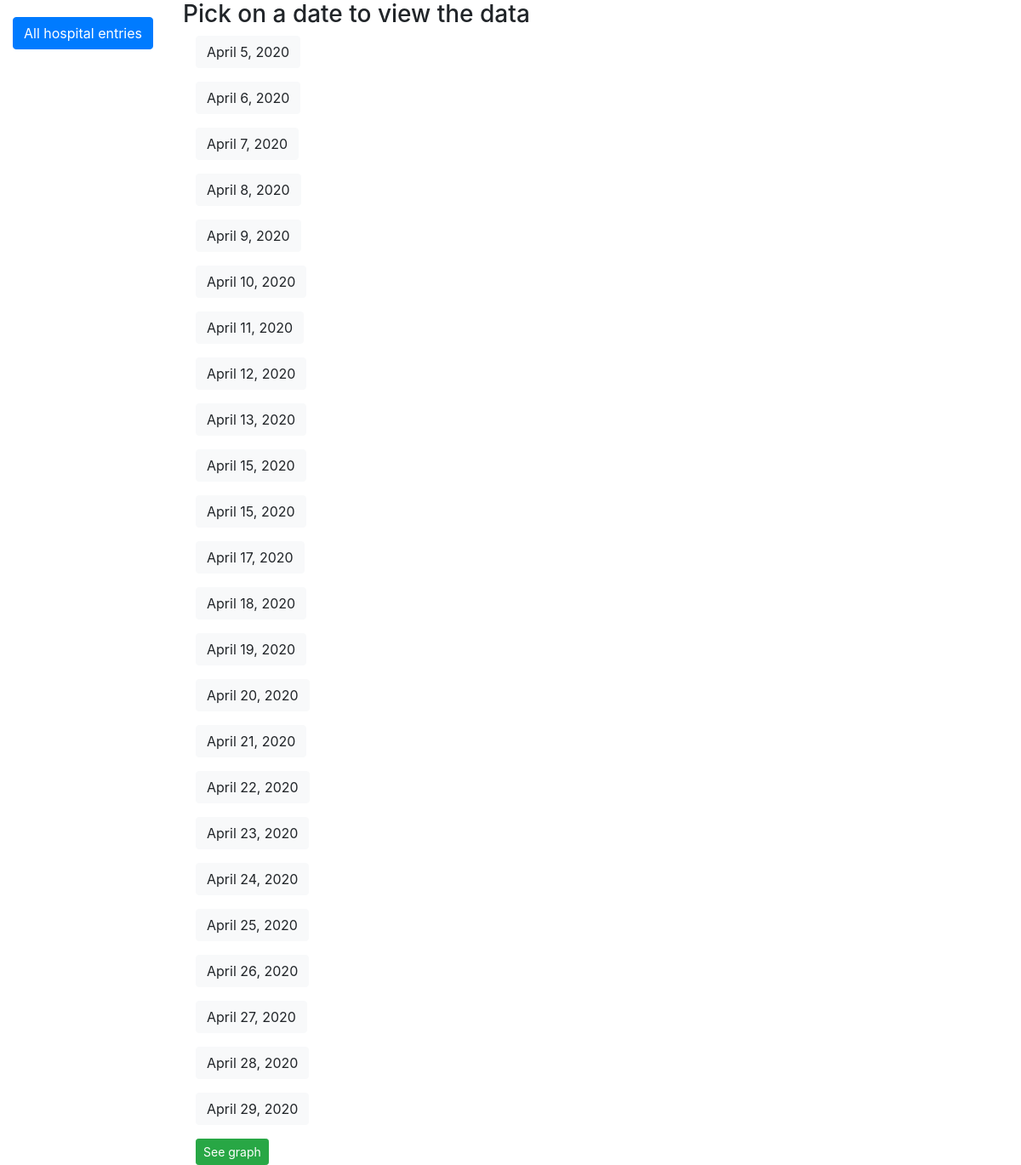
The page /covidapp/hospitals/ on the database as committed earlier.
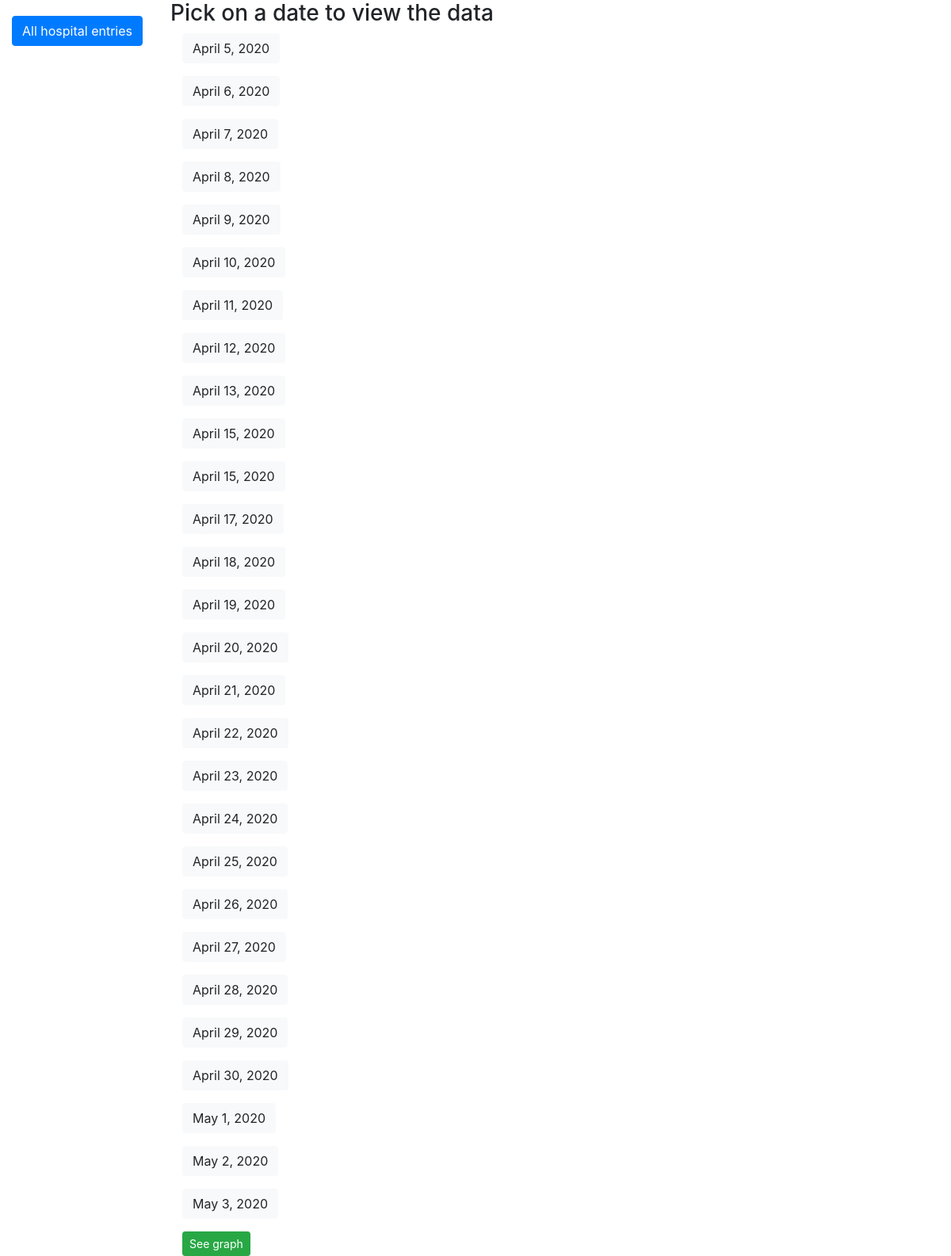
The same page on the database as committed later.
### covidapp/models.py (models this page shows, shortened)
class Hospital(models.Model):
    date_time 			=    	models.DateField()
    hospital_currently 	= 		models.IntegerField(null=True)
    icucurrently		= 		models.IntegerField(null=True)
    hospital_increase 	= 		models.IntegerField(null=True)
    dead_daily			= 		models.IntegerField(null=True)
    tested_today		=		models.IntegerField(null=True)

### covidapp/views.py (the view)
# urls.py: path('hospitals/', views.hospital_list_view, name='hospital-list'),
def hospital_list_view(request):
	queryset = Hospital.objects.all() #list of objects
	print(queryset)
	num_hospital = Hospital.objects.all().count()
	context = {
		"object_list": queryset,
		"num_hospital": num_hospital,
	}
	return render(request, "covidapp/hospital_list.html", context)

### covidapp/templates/covidapp/hospital_list.html (shortened to what this page needs)
{% extends 'base.html' %}
{% block content %}
<h3> Pick on a date to view the data </h3>
<div class="container">
      {% for instance in object_list %}
      <p><a class="btn btn-light" href='/covidapp/{{ instance.id }}'>{{ instance.date_time }}</a></p>
      {% endfor %}
      <a href="/covidapp/hospitals/" class="btn btn-success btn-sm">See graph</a>
      {% endblock %}

### templates/base.html (shortened to what this page needs)
<!DOCTYPE html>
<html lang="en">
<head>
  <link rel="stylesheet" href="https://stackpath.bootstrapcdn.com/bootstrap/4.4.1/css/bootstrap.min.css">
  <link rel="stylesheet" href="https://stackpath.bootstrapcdn.com/bootstrap/4.1.3/css/bootstrap.min.css">
  {% load static %}
  <link rel="stylesheet" href="{% static 'css/styles.css' %}">
</head>
<body>
  <div class="container-fluid">
    <div class="row">
      <div class="col-sm-2">
      {% block sidebar %}
        <ul class="sidebar-nav">
          <li><a class="btn btn-primary" href="{% url 'covidapp:hospital-list' %}">All hospital entries</a></li>
        </ul>
      {% endblock %}
      </div>
      <div class="col-sm-10 ">{% block content %}{% endblock %}</div>
    </div>
  </div>
</body>
</html>

### covidapp/static/css/styles.css (style rules this page uses)
.sidebar-nav { margin-top: 20px; padding: 0; list-style: none; }

Rows that differ between the two databases and show on the page:
added Hospital: date_time "April 30, 2020"
added Hospital: date_time "May 1, 2020"
added Hospital: date_time "May 2, 2020"
added Hospital: date_time "May 3, 2020"
